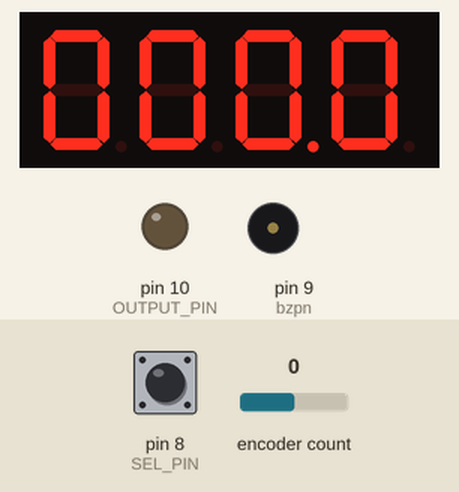
The sketch below on a simulated Arduino Uno, built with avr-gcc and run on an emulated ATmega328P. Parts: 4-digit seven-segment display, output pins drawn as LEDs (lit = HIGH), buzzer (waves = sounding). Wiring (inferred from the names in the program): 4-digit 7-segment display, segments lit when HIGH: segments pin 12, pin 13, A0, A1, A2, A3, A4, A5; digit selects pin 4, pin 5, pin 6, pin 7. The test bench sets the inputs (shaded band); at power-on: encoder count 0, pin 8 (SEL_PIN) HIGH. The segment pins are drawn as the display they are named for; pins used as bus, display or sensor lines are not drawn.

Above: at 4.3 s.
4.4 s: encoder count set to 1
At 5.0 s:
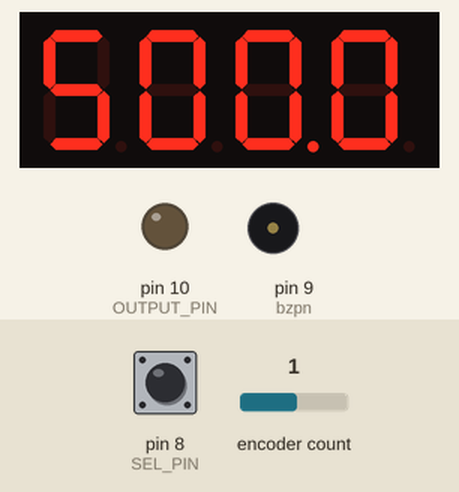
5.9 s: pin 8 (SEL_PIN) pulled LOW for 3.2 s
At 9.6 s:
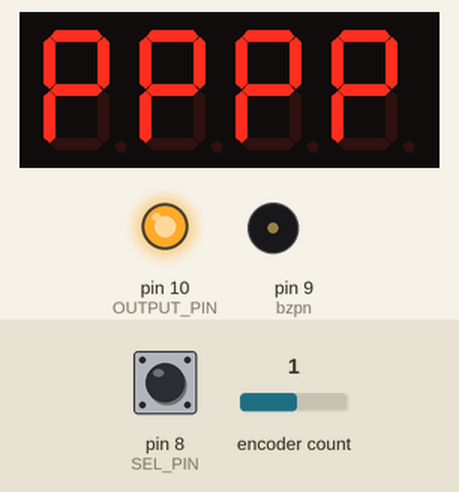
10.6 s: pin 8 (SEL_PIN) pulled LOW for 0.15 s
At 11.5 s:
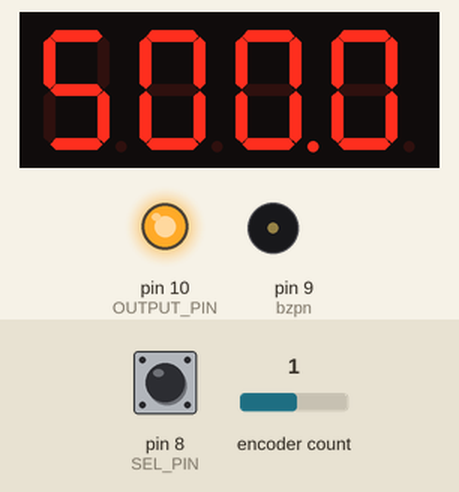
13.7 s: pin 8 (SEL_PIN) pulled LOW for 1 s
At 15.2 s:
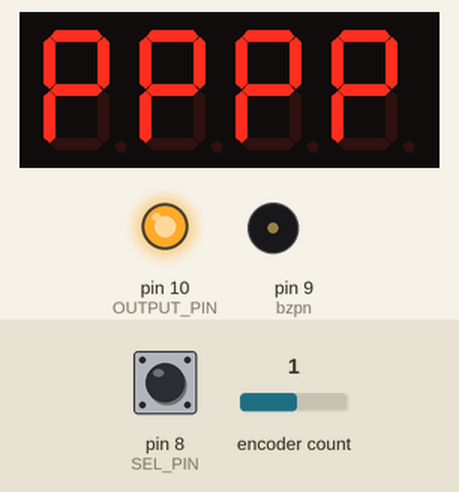
16.2 s: pin 8 (SEL_PIN) pulsed LOW 2 times (0.12 s each, 0.3 s apart)
At 24.9 s:
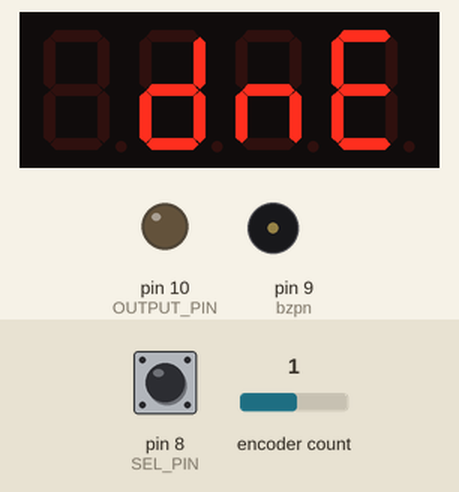
Timing chart, 0 to 25.2 s (numbered marks = the images above; inputs shaded):
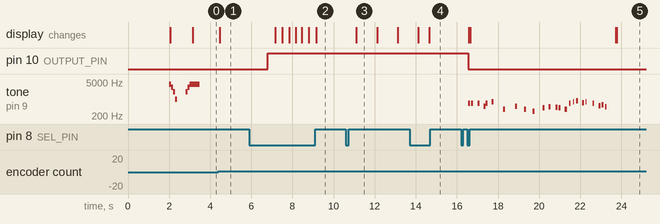

Measured:
- after the input at 4.4 s, the display: changes after 0.06 s (image 1)
- after the input at 5.9 s, pin 10 (OUTPUT_PIN): LOW → HIGH after 0.90 s; the display: changes after 1.3 s (image 2)
- after the input at 10.6 s, the display: changes after 0.50 s (image 3)
- after the input at 13.7 s, the display: first differs from a run without the input after 0.96 s (image 4)
- after the input at 16.2 s, pin 10 (OUTPUT_PIN): HIGH → LOW after 0.35 s; tone on pin 9 (bzpn): plays 660 Hz for 0.10 s, 660 Hz for 0.10 s, 660 Hz for 0.10 s, 510 Hz for 0.10 s, 660 Hz for 0.10 s, 770 Hz for 0.10 s … (24 notes in this stretch), starting after 0.35 s; the display: first changes after 0.38 s (image 5 shows a later state)
- by itself, tone on pin 9 (bzpn): plays 4000 Hz for 0.10 s, 3000 Hz for 0.10 s, 2000 Hz for 0.10 s, 1000 Hz for 0.10 s, 2000 Hz for 0.10 s, 3000 Hz for 0.10 s … (7 notes in this stretch)
- what the display in image 3 shows lasts 1.0 s, from 11.1 s to 12.1 s

The sketch:

Relay-TimerM.ino
```cpp
// (licence header left out)
#include <MD_REncoder.h>
#include <MD_KeySwitch.h>

// Debugging stuff -------------------------
#define DEBUG 0

#if DEBUG
#define PRINTS(s)   Serial.print(F(s));
#define PRINT(s, v) { Serial.print(F(s)); Serial.print(v); }
#define PRINTX(s, v) { Serial.print(F(s)); Serial.print(F("0x")); Serial.print(v, HEX); }
#else
#define PRINTS(s)
#define PRINT(s, v)
#define PRINTX(s, v)
#endif

// Hardware pin definitions  ---------------
// Rotary Encoder
const uint8_t RE_A_PIN = 3;
const uint8_t RE_B_PIN = 2;

// Selection key
const uint8_t SEL_PIN = 8;
const uint8_t bzpn = 9;

// Control output
const uint8_t OUTPUT_PIN = 10;

// Digit multiplex selection - [0] is least sig dig (LSD), [n] is MSD
const uint8_t digitPin[] = {4, 5, 6, 7 };

// Segment multiplex selection - in order segments A B C D E F G DP
const uint8_t segmentPin[] = { 12, 13, A0, A1, A2, A3, A4, A5 };

// Static Data tables ----------------------
// LED segments are defined as uint8_t values with bits mapped as follows:
//     MSB               LSB
// +----+-----------------+
// |Bit | 7 6 5 4 3 2 1 0 |
// +----+-----------------+
// |Seg |DP G F E D C B A |
// +----+-----------------+

// LED segments for digits
const PROGMEM uint8_t digits[] =
{
  0x3f, 0x06, 0x5b, 0x4f, // 0123
  0x66, 0x6d, 0x7d, 0x07, // 4567
  0x7f, 0x6f  //89
};

// LED segments for alpha characters
const PROGMEM uint8_t alpha[] =
{
  0x77, 0x7c, 0x39, 0x5e, 0x79, 0x71, // ABCDEF
  0x3d, 0x76, 0x06, 0x0e, 0x00, 0x38, // GHIJKL
  0x00, 0x54, 0x3f, 0x73, 0x67, 0x60, // MNOPQR
  0x6d, 0x78, 0x3e, 0x3e, 0x00, 0x00, // STUVWX
  0x6e, 0x5b  // YZ
};

const uint8_t DECIMAL = 0x80;

// Miscellaneous ---------------------------
#define ARRAY_SIZE(a) (sizeof(a)/sizeof(a[0]))

// Digital state to turn each digit on or off during multiplexing
const uint8_t DIGIT_ON = LOW;
const uint8_t DIGIT_OFF = HIGH;
const uint8_t SEGMENT_ON = (DIGIT_ON == HIGH ? LOW : HIGH);
const uint8_t SEGMENT_OFF = (DIGIT_OFF == HIGH ? LOW : HIGH);

// Finite state machine states
typedef enum state_t { S_INIT, S_IDLE, S_START, S_RUNNING, S_PAUSE, S_END };

// All time duration b=values for setup and storage are held in units of
// the smallest time interval, in seconds. This is translated into minutes
// and seconds for the display and countdown.
const uint8_t TIME_MAX_MINUTES = 99;
const uint8_t TIME_INTERVAL = 5; // smallest time interval in seconds
const uint16_t TIME_MAX_SP = ((TIME_MAX_MINUTES * 60) + 59) / TIME_INTERVAL;  // max setting value

// Global Objects --------------------------
MD_KeySwitch SW(SEL_PIN);
MD_REncoder  RE(RE_A_PIN, RE_B_PIN);

// Code ------------------------------------
void updateSegments(uint8_t val)
// update the segments with the value specified
{
	for (uint8_t i=0; i<ARRAY_SIZE(segmentPin); i++)
	{
		digitalWrite(segmentPin[i], (val & 1 ? SEGMENT_ON : SEGMENT_OFF));
		val >>= 1;
	}
}

void displayMessage(char *pMesg, uint16_t duration = 2000)
// Display the message specified for the specified duration in milliseconds
{
  uint32_t startTime = millis();
  char *p;      // temporary string pointer
  uint8_t v;    // LED pattern for display

  while ((millis() - startTime) < duration)
  {
    p = pMesg;
    for (int8_t i = ARRAY_SIZE(digitPin) - 1; i >= 0; i--)
    {
      if (*p != '\0')
      {
        v = pgm_read_byte(alpha + toupper(*p) - 'A');
        p++;
      }
      else
        v = 0;

      // turn all the digits off
      for (uint8_t j = 0; j < ARRAY_SIZE(digitPin); j++)
        digitalWrite(digitPin[j], DIGIT_OFF);

      // SPI transfer of new data
      updateSegments(v); // send value

      // show new data
      digitalWrite(digitPin[i], DIGIT_ON);
    }
  }
}

void displayTime(uint16_t val, uint8_t decDigit = 0)
{
  uint8_t dig = 0;

  for (uint8_t i=0; i<ARRAY_SIZE(digitPin); i++)
  {
    dig = val % 10;
    val /= 10;

    // turn all the digits off
    for (uint8_t j=0; j<ARRAY_SIZE(digitPin); j++)
      digitalWrite(digitPin[j], DIGIT_OFF);

    // SPI transfer of new data
    updateSegments(pgm_read_byte(digits + dig) + (decDigit == i ? DECIMAL : 0)); // send value

    // show new data
    digitalWrite(digitPin[i], DIGIT_ON);
  }
}
void wc() {
  tone(9, 4000, 500);
  delay(100);
  tone(9, 3000, 500);
  delay(100);
  tone(9, 2000, 500);
  delay(100);
  tone(9, 1000, 100);
  delay(500);
  tone(9, 2000, 500);
  delay(100);
  tone(9, 3000, 500);
  delay(100);
  tone(9, 4000, 500);
  delay(100);
  }
void bz() {
  tone(9,660,100);
  delay(150);
  tone(9,660,100);
  delay(300);
  tone(9,660,100);
  delay(300);
  tone(9,510,100);
  delay(100);
  tone(9,660,100);
  delay(300);
  tone(9,770,100);
  delay(550);
  tone(9,380,100);
  delay(575);

  tone(9,510,100);
  delay(450);
  tone(9,380,100);
  delay(400);
  tone(9,320,100);
  delay(500);
  tone(9,440,100);
  delay(300);
  tone(9,480,80);
  delay(330);
  tone(9,450,100);
  delay(150);
  tone(9,430,100);
  delay(300);
  tone(9,380,100);
  delay(200);
  tone(9,660,80);
  delay(200);
  tone(9,760,50);
  delay(150);
  tone(9,860,100);
  delay(300);
  tone(9,700,80);
  delay(150);
  tone(9,760,50);
  delay(350);
  tone(9,660,80);
  delay(300);
  tone(9,520,80);
  delay(150);
  tone(9,580,80);
  delay(150);
  tone(9,480,80);
  delay(500);

  }
void setup()
{
#if DEBUG
  Serial.begin(57600);
  PRINTS("[Timer]\n");
#endif // DEBUG

  RE.begin();
  SW.begin();

  // initialise hardware
  pinMode(OUTPUT_PIN, OUTPUT);
  pinMode(bzpn, OUTPUT);

  for (uint8_t i = 0; i<ARRAY_SIZE(digitPin); i++)
  {
    pinMode(digitPin[i], OUTPUT);
    digitalWrite(digitPin[i], DIGIT_OFF);
  }

  for (uint8_t i = 0; i<ARRAY_SIZE(segmentPin); i++)
  {
    pinMode(segmentPin[i], OUTPUT);
    digitalWrite(segmentPin[i], SEGMENT_OFF);
  }

  displayMessage("helo");
  wc();
}

void loop()
{
  static state_t state = S_INIT;
  static uint16_t setPoint = 0;
  static int8_t  minutes = 0, seconds = 0;
  static uint32_t timeStart = 0;
  static boolean  inMessage = false;

  if (!inMessage)
    displayTime((minutes*100)+seconds, 2);

  switch (state)
  {
  case S_INIT:
    PRINT("\nS_INIT set:", setPoint);
    {
      uint16_t totalSeconds = setPoint * TIME_INTERVAL;
      seconds = totalSeconds % 60;
      minutes = totalSeconds / 60;

      if (minutes > TIME_MAX_MINUTES) minutes = TIME_MAX_MINUTES;

      state = S_IDLE;
    }
    break;

  case S_IDLE:  // handle user input or just wait
    //PRINTS("\nS_IDLE ");
    // rotary encoder block
    {
      uint8_t x = RE.read();

      switch (x)
      {
      case DIR_CW: PRINTS(" CW");  if (setPoint < TIME_MAX_SP) setPoint++; break;
      case DIR_CCW: PRINTS(" CCW"); if (setPoint > 0) setPoint--; break;
      }
      if (x != DIR_NONE) state = S_INIT;
    }
    // switch block
    if (SW.read() == MD_KeySwitch::KS_PRESS && setPoint != 0)
    {
      PRINTS(" Press");
      state = S_START;
    }
    break;

  case S_START:
    PRINTS("\nS_START");
    timeStart = millis();
    digitalWrite(OUTPUT_PIN, HIGH);
    state = S_RUNNING;
    break;

  case S_RUNNING:
    PRINTS("\nS_RUNNING");
    // Time counter
    if(millis() - timeStart >= 1000)
    {
      timeStart += 1000;
      if (seconds != 0)
        seconds--;
      else
      {
        seconds = 59;
        if (minutes != 0)
          minutes--;
        else
          state = S_END;
      }
    }
    // Check if pausing
    if (SW.read() == MD_KeySwitch::KS_PRESS)
    {
      PRINTS(" Pause");
      state = S_PAUSE;
    }
    break;

  case S_PAUSE:
    PRINTS("\nS_PAUSE");
    inMessage = true;
    displayMessage("pppp", 50);
    {
      uint8_t x = SW.read();

      switch (x)
      {
      case MD_KeySwitch::KS_PRESS:
        PRINTS(" Restart");
        timeStart = millis();   // approximate, but we have paused so accurate time is out the window
        inMessage = false;
        state = S_RUNNING;
        break;

      case MD_KeySwitch::KS_DPRESS:
        PRINTS(" Stop");
        inMessage = false;
        state = S_END;
        break;

      }
    }
    break;

  case S_END:
    PRINTS("\nS_END");
    digitalWrite(OUTPUT_PIN, LOW);
    bz();
    displayMessage("end");
    state = S_INIT;
    break;

  default:
    PRINTS("\nDEFAULT");
    state = S_IDLE; // in case we get into trouble!
    break;
  }
}
```
